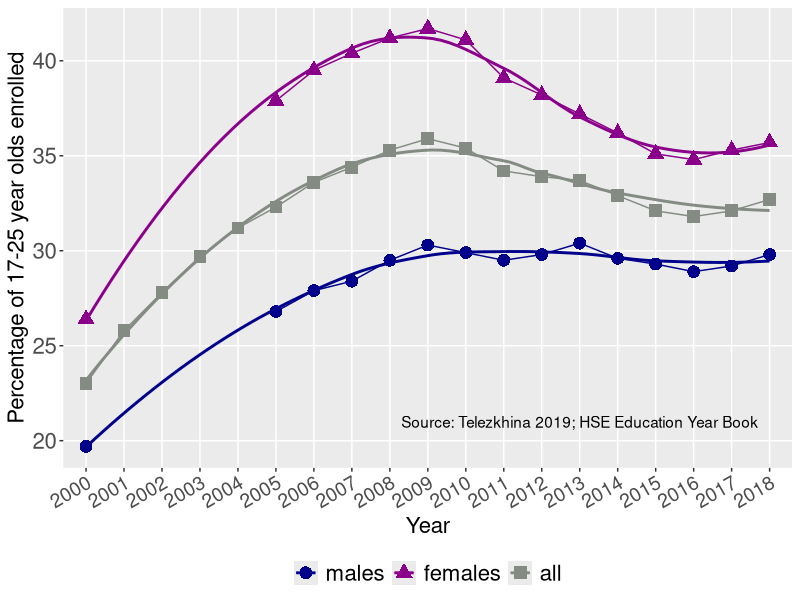
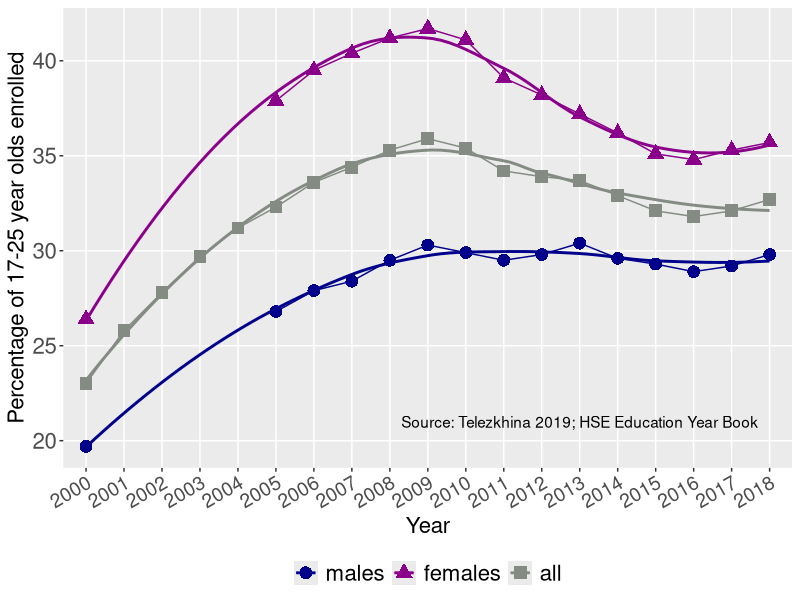

Recreate these plots in R, in order. (Note: this script raises an error after producing the figures.)
# telez1a.R

# Graph in telezhkina presentation reproduced in ggplot2

library(reshape2)
library(ggplot2)
library(dplyr)

# Input the data
cards <-"YEAR en_m en_f en_all 
2000 19.7 26.4 23.0
2001  NA  NA   25.8
2002  NA  NA   27.8
2003  NA  NA   29.7
2004  NA  NA   31.2
2005 26.8 37.9 32.3
2006 27.9 39.5 33.6
2007 28.4 40.4 34.4
2008 29.5 41.2 35.3
2009 30.3 41.7 35.9
2010 29.9 41.1 35.4
2011 29.5 39.1 34.2
2012 29.8 38.2 33.9
2013 30.4 37.2 33.7
2014 29.6 36.2 32.9
2015 29.3 35.1 32.1
2016 28.9 34.8 31.8
2017 29.2 35.3 32.1
2018 29.8 35.7 32.7
  "
telez1a <-read.table(textConnection(cards),header=TRUE)

closeAllConnections()

telez1a$YEAR <- factor(telez1a$YEAR)

telez1b <- melt(data=telez1a, id.var="YEAR")

telez1b$variable <- factor(telez1b$variable,labels=c("males","females","all"))



ggplot(data=telez1b , aes(YEAR, value, group = variable, 
                          color = variable,
                            shape = variable)) +
  geom_point(aes(shape = variable), size = 4) +
  geom_smooth(se = F, method = 'loess') +
  geom_line() +
#  scale_y_continuous(limits = c(-1, 30), breaks = seq(0, 30, 2)) +
  theme(legend.title = element_blank(),
        legend.position = "bottom",
        panel.grid.minor = element_blank(),
        axis.text.x = element_text(angle = 30, hjust = 1, size = 14),
        axis.text.y = element_text(size = 16),
        axis.title = element_text(size = 16),
        legend.text = element_text(size = 16),
        legend.key = element_rect(size = 16)) +
  scale_color_manual(values = c("darkblue","darkmagenta","honeydew4")) +
  #scale_shape_manual(values=c(2,4)) +
#  scale_x_discrete(breaks = c(2000,20002,2004,2006,2008,2010,2012,2014,2016,2018)) +
  ylab("Percentage of 17-25 year olds enrolled") +
  xlab("Year")+
  annotate("text", x = 14, y = 21, label = "Source: Telezkhina 2019; HSE Education Year Book")

# Saving
ggsave("telez1a.png", width = 7, height = 7,
       units = "in")


# Loess version data

# Figure 6b in HSE journal paper
loess.tot <- stats::loess(en_all ~ as.numeric(YEAR), data = telez1a, na.action=na.exclude)
loess.predict.tot <- predict(loess.tot, se = F)
en.all <- telez1a['en_all']
names(en.all) <- 'en_all'

# Females
loess.fem <- stats::loess(en_f ~ as.numeric(YEAR), data = telez1a, na.action=na.exclude)
loess.predict.fem <- predict(loess.fem, se = F)
en.f <- telez1a['en_f']
names(en.f) <- 'en_f'

# Males
loess.male <- stats::loess(en_m ~ as.numeric(YEAR), data = telez1a, na.action=na.exclude)
loess.predict.male <- predict(loess.male, se = F)
en.m <- telez1a['en_m']
names(en.m) <- 'en_m'

# Combining all points into a dataframe
fig6b.df <- data.frame(YEAR = telez1a[, "YEAR"],
                      loess.tot = loess.predict.tot,
                      loess.fem = loess.predict.fem,
                      loes.male = loess.predict.male,
                      en.all,en.f,en.m)

# Saving in .xlsx format
write.xlsx(fig6b.df, file="fig6b_.xlsx")


